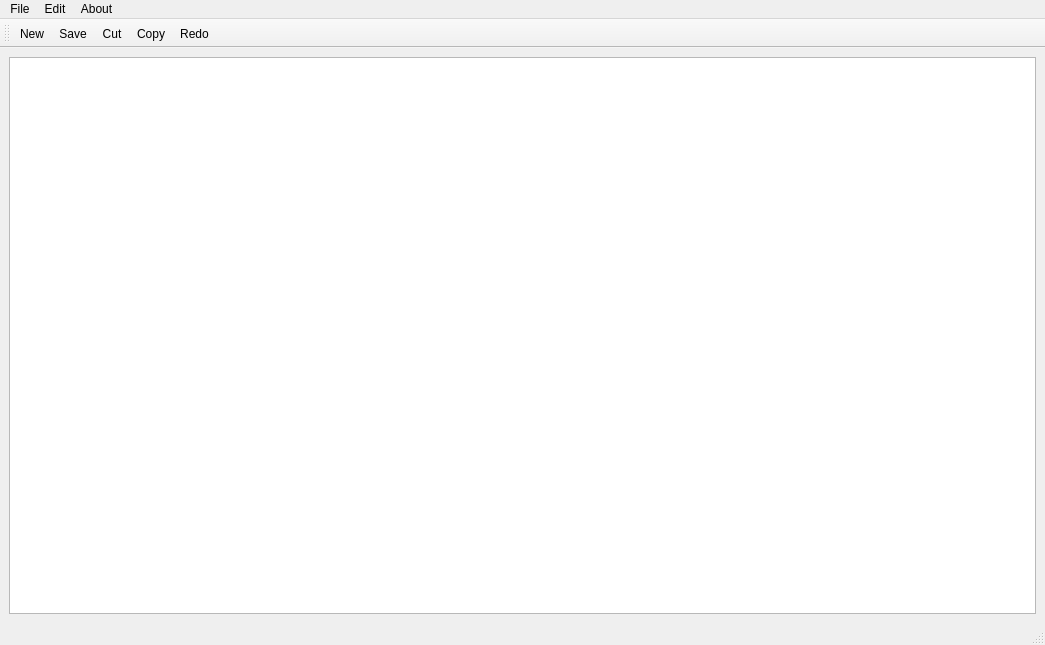
<?xml version="1.0" encoding="UTF-8"?>
<ui version="4.0">
 <class>MainWindow</class>
 <widget class="QMainWindow" name="MainWindow">
  <property name="geometry">
   <rect>
    <x>0</x>
    <y>0</y>
    <width>1045</width>
    <height>645</height>
   </rect>
  </property>
  <property name="windowTitle">
   <string>MainWindow</string>
  </property>
  <widget class="QWidget" name="centralwidget">
   <layout class="QVBoxLayout" name="verticalLayout">
    <item>
     <widget class="QTextBrowser" name="textBrowser"/>
    </item>
   </layout>
  </widget>
  <widget class="QMenuBar" name="menubar">
   <property name="geometry">
    <rect>
     <x>0</x>
     <y>0</y>
     <width>1045</width>
     <height>26</height>
    </rect>
   </property>
   <widget class="QMenu" name="menuFile">
    <property name="title">
     <string>File</string>
    </property>
    <addaction name="actionNew"/>
    <addaction name="actionOpen"/>
    <addaction name="separator"/>
    <addaction name="actionSave"/>
    <addaction name="actionSave_as"/>
   </widget>
   <widget class="QMenu" name="menuEdit">
    <property name="title">
     <string>Edit</string>
    </property>
    <addaction name="actionCut"/>
    <addaction name="actionCopy"/>
    <addaction name="actionPaste"/>
    <addaction name="separator"/>
    <addaction name="actionRedo"/>
    <addaction name="actionUndo"/>
   </widget>
   <widget class="QMenu" name="menuAbout">
    <property name="title">
     <string>About</string>
    </property>
   </widget>
   <addaction name="menuFile"/>
   <addaction name="menuEdit"/>
   <addaction name="menuAbout"/>
  </widget>
  <widget class="QStatusBar" name="statusbar"/>
  <widget class="QToolBar" name="toolBar">
   <property name="windowTitle">
    <string>toolBar</string>
   </property>
   <attribute name="toolBarArea">
    <enum>TopToolBarArea</enum>
   </attribute>
   <attribute name="toolBarBreak">
    <bool>false</bool>
   </attribute>
   <addaction name="actionNew"/>
   <addaction name="actionSave"/>
   <addaction name="actionCut"/>
   <addaction name="actionCopy"/>
   <addaction name="actionRedo"/>
  </widget>
  <action name="actionNew">
   <property name="icon">
    <iconset resource="Resource.qrc">
     <normaloff>:/rec/img/28.png</normaloff>:/rec/img/28.png</iconset>
   </property>
   <property name="text">
    <string>New</string>
   </property>
  </action>
  <action name="actionOpen">
   <property name="icon">
    <iconset resource="Resource.qrc">
     <normaloff>:/rec/img/14.png</normaloff>:/rec/img/14.png</iconset>
   </property>
   <property name="text">
    <string>Open</string>
   </property>
  </action>
  <action name="actionSave">
   <property name="icon">
    <iconset resource="Resource.qrc">
     <normaloff>:/rec/img/4.png</normaloff>:/rec/img/4.png</iconset>
   </property>
   <property name="text">
    <string>Save</string>
   </property>
  </action>
  <action name="actionSave_as">
   <property name="icon">
    <iconset resource="Resource.qrc">
     <normaloff>:/rec/img/22.png</normaloff>:/rec/img/22.png</iconset>
   </property>
   <property name="text">
    <string>Save as</string>
   </property>
  </action>
  <action name="actionCut">
   <property name="icon">
    <iconset resource="Resource.qrc">
     <normaloff>:/rec/img/24.png</normaloff>:/rec/img/24.png</iconset>
   </property>
   <property name="text">
    <string>Cut</string>
   </property>
  </action>
  <action name="actionCopy">
   <property name="icon">
    <iconset resource="Resource.qrc">
     <normaloff>:/rec/img/33.png</normaloff>:/rec/img/33.png</iconset>
   </property>
   <property name="text">
    <string>Copy</string>
   </property>
  </action>
  <action name="actionPaste">
   <property name="icon">
    <iconset resource="Resource.qrc">
     <normaloff>:/rec/img/2.png</normaloff>:/rec/img/2.png</iconset>
   </property>
   <property name="text">
    <string>Paste</string>
   </property>
  </action>
  <action name="actionRedo">
   <property name="icon">
    <iconset resource="Resource.qrc">
     <normaloff>:/rec/img/20.png</normaloff>:/rec/img/20.png</iconset>
   </property>
   <property name="text">
    <string>Redo</string>
   </property>
  </action>
  <action name="actionUndo">
   <property name="icon">
    <iconset resource="Resource.qrc">
     <normaloff>:/rec/img/14.png</normaloff>:/rec/img/14.png</iconset>
   </property>
   <property name="text">
    <string>Undo</string>
   </property>
  </action>
 </widget>
 <resources>
  <include location="Resource.qrc"/>
 </resources>
 <connections/>
</ui>
